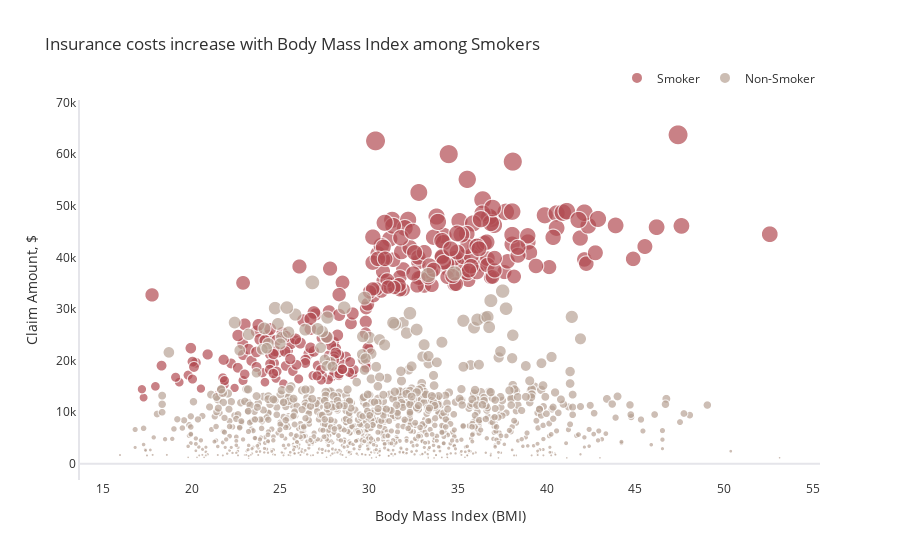

Here is the notebook cell this chart was saved with:
### Markdown cell above
Among each age group, insurance charges are significantly higher on average in smokers than non-smokers. We also see higher claim amounts as age increases with the most expensive claims in the 60 and over age group.

### Code cell
fig = px.scatter(ins, x='bmi', y='charges', color='smoker', size='charges',
                 title="Insurance costs increase with Body Mass Index among Smokers",
                 color_discrete_sequence=['#B14B51','#B7A294'],height=600)
fig.update_layout(legend=dict(title='',orientation="h", yanchor="bottom", y=1.02, xanchor="right", x=1),
                  font_color="#303030", xaxis=dict(title='Body Mass Index (BMI)',showgrid=False), 
                  yaxis=dict(title='Claim Amount, $',showgrid=False, zerolinecolor='#E5E5EA',
                             showline=True, linecolor='#E5E5EA', linewidth=2))
fig.show()

### Figure 1 — Plotly figure (JSON) as saved in the notebook; plotly's stock layout.template omitted (floating-point values rounded to 4 significant figures; data arrays with more than 128 entries replaced by an {"elided": "..."} marker saying what was removed)
{"data": [{"hovertemplate": "smoker=Smoker<br>bmi=%{x}<br>charges=%{marker.size}<extra></extra>", "legendgroup": "Smoker", "marker": {"color": "#B14B51", "size": {"elided": "274 float values"}, "sizemode": "area", "sizeref": 159.4, "symbol": "circle"}, "mode": "markers", "name": "Smoker", "showlegend": true, "x": {"elided": "274 float values"}, "xaxis": "x", "y": {"elided": "274 float values"}, "yaxis": "y", "type": "scattergl"}, {"hovertemplate": "smoker=Non-Smoker<br>bmi=%{x}<br>charges=%{marker.size}<extra></extra>", "legendgroup": "Non-Smoker", "marker": {"color": "#B7A294", "size": {"elided": "1064 float values"}, "sizemode": "area", "sizeref": 159.4, "symbol": "circle"}, "mode": "markers", "name": "Non-Smoker", "showlegend": true, "x": {"elided": "1064 float values"}, "xaxis": "x", "y": {"elided": "1064 float values"}, "yaxis": "y", "type": "scattergl"}], "layout": {"xaxis": {"anchor": "y", "domain": [0, 1], "title": {"text": "Body Mass Index (BMI)"}, "showgrid": false, "type": "linear", "range": [13.74, 55.35], "autorange": true}, "yaxis": {"anchor": "x", "domain": [0, 1], "title": {"text": "Claim Amount, $"}, "showgrid": false, "zerolinecolor": "#E5E5EA", "showline": true, "linecolor": "#E5E5EA", "linewidth": 2, "type": "linear", "range": [-3064.0, 70190.0], "autorange": true}, "legend": {"title": {"text": ""}, "tracegroupgap": 0, "itemsizing": "constant", "orientation": "h", "yanchor": "bottom", "y": 1.02, "xanchor": "right", "x": 1}, "title": {"text": "Insurance costs increase with Body Mass Index among Smokers"}, "font": {"color": "#303030"}, "autosize": true}}
